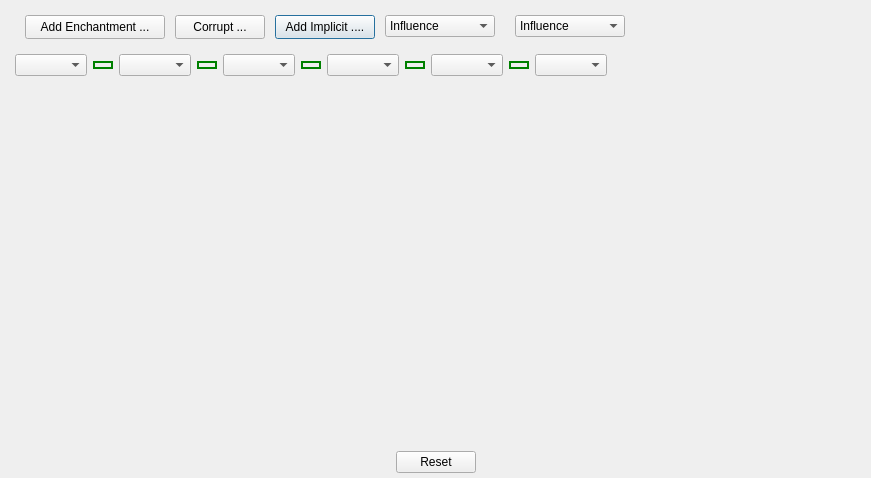
<?xml version="1.0" encoding="UTF-8"?>
<ui version="4.0">
 <class>CraftItems</class>
 <widget class="QDialog" name="CraftItems">
  <property name="geometry">
   <rect>
    <x>0</x>
    <y>0</y>
    <width>871</width>
    <height>478</height>
   </rect>
  </property>
  <property name="windowTitle">
   <string>Dialog</string>
  </property>
  <layout class="QVBoxLayout" name="verticalLayout" stretch="1,5,1">
   <property name="spacing">
    <number>2</number>
   </property>
   <property name="leftMargin">
    <number>5</number>
   </property>
   <property name="topMargin">
    <number>5</number>
   </property>
   <property name="rightMargin">
    <number>5</number>
   </property>
   <property name="bottomMargin">
    <number>5</number>
   </property>
   <item>
    <widget class="QFrame" name="frame_Controls">
     <property name="minimumSize">
      <size>
       <width>650</width>
       <height>0</height>
      </size>
     </property>
     <property name="frameShape">
      <enum>QFrame::NoFrame</enum>
     </property>
     <property name="frameShadow">
      <enum>QFrame::Raised</enum>
     </property>
     <widget class="QWidget" name="widget" native="true">
      <property name="geometry">
       <rect>
        <x>10</x>
        <y>40</y>
        <width>620</width>
        <height>40</height>
       </rect>
      </property>
      <property name="minimumSize">
       <size>
        <width>620</width>
        <height>0</height>
       </size>
      </property>
      <layout class="QHBoxLayout" name="horizontalLayout">
       <item>
        <widget class="QComboBox" name="combo_Socket1"/>
       </item>
       <item>
        <widget class="QCheckBox" name="check_Connector1">
         <property name="sizePolicy">
          <sizepolicy hsizetype="Fixed" vsizetype="Fixed">
           <horstretch>0</horstretch>
           <verstretch>0</verstretch>
          </sizepolicy>
         </property>
         <property name="maximumSize">
          <size>
           <width>20</width>
           <height>16</height>
          </size>
         </property>
         <property name="toolTip">
          <string>Click to (dis)connect these sockets</string>
         </property>
         <property name="styleSheet">
          <string notr="true">QCheckBox::indicator:unchecked {
border : 2px solid red;
width : 4px;
height : 16px;
padding : 5px;
}

QCheckBox::indicator:checked {
border : 2px solid green;
width : 16px;
height : 4px;
}
</string>
         </property>
         <property name="text">
          <string>-</string>
         </property>
         <property name="checked">
          <bool>true</bool>
         </property>
        </widget>
       </item>
       <item>
        <widget class="QComboBox" name="combo_Socket2"/>
       </item>
       <item>
        <widget class="QCheckBox" name="check_Connector2">
         <property name="minimumSize">
          <size>
           <width>0</width>
           <height>0</height>
          </size>
         </property>
         <property name="maximumSize">
          <size>
           <width>20</width>
           <height>16</height>
          </size>
         </property>
         <property name="toolTip">
          <string>Click to (dis)connect these sockets</string>
         </property>
         <property name="styleSheet">
          <string notr="true">QCheckBox::indicator:unchecked {
border : 2px solid red;
width : 4px;
height : 16px;
padding : 5px;
}

QCheckBox::indicator:checked {
border : 2px solid green;
width : 16px;
height : 4px;
}
</string>
         </property>
         <property name="text">
          <string>-</string>
         </property>
         <property name="checked">
          <bool>true</bool>
         </property>
        </widget>
       </item>
       <item>
        <widget class="QComboBox" name="combo_Socket3"/>
       </item>
       <item>
        <widget class="QCheckBox" name="check_Connector3">
         <property name="minimumSize">
          <size>
           <width>0</width>
           <height>0</height>
          </size>
         </property>
         <property name="maximumSize">
          <size>
           <width>20</width>
           <height>16</height>
          </size>
         </property>
         <property name="toolTip">
          <string>Click to (dis)connect these sockets</string>
         </property>
         <property name="styleSheet">
          <string notr="true">QCheckBox::indicator:unchecked {
border : 2px solid red;
width : 4px;
height : 16px;
padding : 5px;
}

QCheckBox::indicator:checked {
border : 2px solid green;
width : 16px;
height : 4px;
}
</string>
         </property>
         <property name="text">
          <string>-</string>
         </property>
         <property name="checked">
          <bool>true</bool>
         </property>
        </widget>
       </item>
       <item>
        <widget class="QComboBox" name="combo_Socket4"/>
       </item>
       <item>
        <widget class="QCheckBox" name="check_Connector4">
         <property name="minimumSize">
          <size>
           <width>0</width>
           <height>0</height>
          </size>
         </property>
         <property name="maximumSize">
          <size>
           <width>20</width>
           <height>16</height>
          </size>
         </property>
         <property name="toolTip">
          <string>Click to (dis)connect these sockets</string>
         </property>
         <property name="styleSheet">
          <string notr="true">QCheckBox::indicator:unchecked {
border : 2px solid red;
width : 4px;
height : 16px;
padding : 5px;
}

QCheckBox::indicator:checked {
border : 2px solid green;
width : 16px;
height : 4px;
}
</string>
         </property>
         <property name="text">
          <string>-</string>
         </property>
         <property name="checked">
          <bool>true</bool>
         </property>
        </widget>
       </item>
       <item>
        <widget class="QComboBox" name="combo_Socket5"/>
       </item>
       <item>
        <widget class="QCheckBox" name="check_Connector5">
         <property name="minimumSize">
          <size>
           <width>0</width>
           <height>0</height>
          </size>
         </property>
         <property name="maximumSize">
          <size>
           <width>20</width>
           <height>16</height>
          </size>
         </property>
         <property name="toolTip">
          <string>Click to (dis)connect these sockets</string>
         </property>
         <property name="styleSheet">
          <string notr="true">QCheckBox::indicator:unchecked {
border : 2px solid red;
width : 4px;
height : 16px;
padding : 5px;
}

QCheckBox::indicator:checked {
border : 2px solid green;
width : 16px;
height : 4px;
}
</string>
         </property>
         <property name="text">
          <string>-</string>
         </property>
         <property name="checked">
          <bool>true</bool>
         </property>
        </widget>
       </item>
       <item>
        <widget class="QComboBox" name="combo_Socket6"/>
       </item>
       <item>
        <spacer name="hspacer_sockets">
         <property name="orientation">
          <enum>Qt::Horizontal</enum>
         </property>
         <property name="sizeHint" stdset="0">
          <size>
           <width>40</width>
           <height>20</height>
          </size>
         </property>
        </spacer>
       </item>
      </layout>
     </widget>
     <widget class="QComboBox" name="combo_Influence2">
      <property name="geometry">
       <rect>
        <x>510</x>
        <y>10</y>
        <width>110</width>
        <height>22</height>
       </rect>
      </property>
      <item>
       <property name="text">
        <string>Influence</string>
       </property>
      </item>
      <item>
       <property name="text">
        <string>Shaper</string>
       </property>
      </item>
      <item>
       <property name="text">
        <string>Elder</string>
       </property>
      </item>
      <item>
       <property name="text">
        <string>Warlord</string>
       </property>
      </item>
      <item>
       <property name="text">
        <string>Hunter</string>
       </property>
      </item>
      <item>
       <property name="text">
        <string>Crusader</string>
       </property>
      </item>
      <item>
       <property name="text">
        <string>Redeemer</string>
       </property>
      </item>
      <item>
       <property name="text">
        <string>Searing Exarch</string>
       </property>
      </item>
      <item>
       <property name="text">
        <string>Eater of Worlds</string>
       </property>
      </item>
     </widget>
     <widget class="QPushButton" name="btn_Implicit">
      <property name="geometry">
       <rect>
        <x>270</x>
        <y>10</y>
        <width>100</width>
        <height>24</height>
       </rect>
      </property>
      <property name="text">
       <string>Add Implicit ....</string>
      </property>
     </widget>
     <widget class="QPushButton" name="btn_Corrupt">
      <property name="geometry">
       <rect>
        <x>170</x>
        <y>10</y>
        <width>90</width>
        <height>24</height>
       </rect>
      </property>
      <property name="text">
       <string>Corrupt ...</string>
      </property>
     </widget>
     <widget class="QPushButton" name="btn_Enchantment">
      <property name="geometry">
       <rect>
        <x>20</x>
        <y>10</y>
        <width>140</width>
        <height>24</height>
       </rect>
      </property>
      <property name="text">
       <string>Add Enchantment ...</string>
      </property>
     </widget>
     <widget class="QComboBox" name="combo_Influence1">
      <property name="geometry">
       <rect>
        <x>380</x>
        <y>10</y>
        <width>110</width>
        <height>22</height>
       </rect>
      </property>
      <item>
       <property name="text">
        <string>Influence</string>
       </property>
      </item>
      <item>
       <property name="text">
        <string>Shaper</string>
       </property>
      </item>
      <item>
       <property name="text">
        <string>Elder</string>
       </property>
      </item>
      <item>
       <property name="text">
        <string>Warlord</string>
       </property>
      </item>
      <item>
       <property name="text">
        <string>Hunter</string>
       </property>
      </item>
      <item>
       <property name="text">
        <string>Crusader</string>
       </property>
      </item>
      <item>
       <property name="text">
        <string>Redeemer</string>
       </property>
      </item>
      <item>
       <property name="text">
        <string>Searing Exarch</string>
       </property>
      </item>
      <item>
       <property name="text">
        <string>Eater of Worlds</string>
       </property>
      </item>
     </widget>
    </widget>
   </item>
   <item>
    <widget class="QFrame" name="frame_Item">
     <property name="frameShape">
      <enum>QFrame::NoFrame</enum>
     </property>
     <property name="frameShadow">
      <enum>QFrame::Raised</enum>
     </property>
     <layout class="QHBoxLayout" name="horizontalLayout_2" stretch="3,2">
      <property name="spacing">
       <number>2</number>
      </property>
      <property name="leftMargin">
       <number>0</number>
      </property>
      <property name="topMargin">
       <number>0</number>
      </property>
      <property name="rightMargin">
       <number>0</number>
      </property>
      <property name="bottomMargin">
       <number>0</number>
      </property>
      <item>
       <widget class="QLabel" name="label_Item">
        <property name="sizePolicy">
         <sizepolicy hsizetype="MinimumExpanding" vsizetype="Preferred">
          <horstretch>0</horstretch>
          <verstretch>0</verstretch>
         </sizepolicy>
        </property>
        <property name="minimumSize">
         <size>
          <width>426</width>
          <height>310</height>
         </size>
        </property>
        <property name="frameShape">
         <enum>QFrame::NoFrame</enum>
        </property>
        <property name="text">
         <string/>
        </property>
        <property name="alignment">
         <set>Qt::AlignLeading|Qt::AlignLeft|Qt::AlignTop</set>
        </property>
        <property name="wordWrap">
         <bool>true</bool>
        </property>
       </widget>
      </item>
      <item>
       <widget class="QLabel" name="label_Stats">
        <property name="sizePolicy">
         <sizepolicy hsizetype="MinimumExpanding" vsizetype="Preferred">
          <horstretch>0</horstretch>
          <verstretch>0</verstretch>
         </sizepolicy>
        </property>
        <property name="minimumSize">
         <size>
          <width>400</width>
          <height>310</height>
         </size>
        </property>
        <property name="frameShape">
         <enum>QFrame::NoFrame</enum>
        </property>
        <property name="text">
         <string/>
        </property>
        <property name="alignment">
         <set>Qt::AlignLeading|Qt::AlignLeft|Qt::AlignTop</set>
        </property>
        <property name="wordWrap">
         <bool>true</bool>
        </property>
       </widget>
      </item>
     </layout>
    </widget>
   </item>
   <item>
    <widget class="QDialogButtonBox" name="btnBox">
     <property name="orientation">
      <enum>Qt::Horizontal</enum>
     </property>
     <property name="standardButtons">
      <set>QDialogButtonBox::Reset</set>
     </property>
     <property name="centerButtons">
      <bool>true</bool>
     </property>
    </widget>
   </item>
  </layout>
 </widget>
 <resources/>
 <connections>
  <connection>
   <sender>btnBox</sender>
   <signal>accepted()</signal>
   <receiver>CraftItems</receiver>
   <slot>accept()</slot>
   <hints>
    <hint type="sourcelabel">
     <x>248</x>
     <y>254</y>
    </hint>
    <hint type="destinationlabel">
     <x>157</x>
     <y>274</y>
    </hint>
   </hints>
  </connection>
  <connection>
   <sender>btnBox</sender>
   <signal>rejected()</signal>
   <receiver>CraftItems</receiver>
   <slot>reject()</slot>
   <hints>
    <hint type="sourcelabel">
     <x>316</x>
     <y>260</y>
    </hint>
    <hint type="destinationlabel">
     <x>286</x>
     <y>274</y>
    </hint>
   </hints>
  </connection>
 </connections>
</ui>
